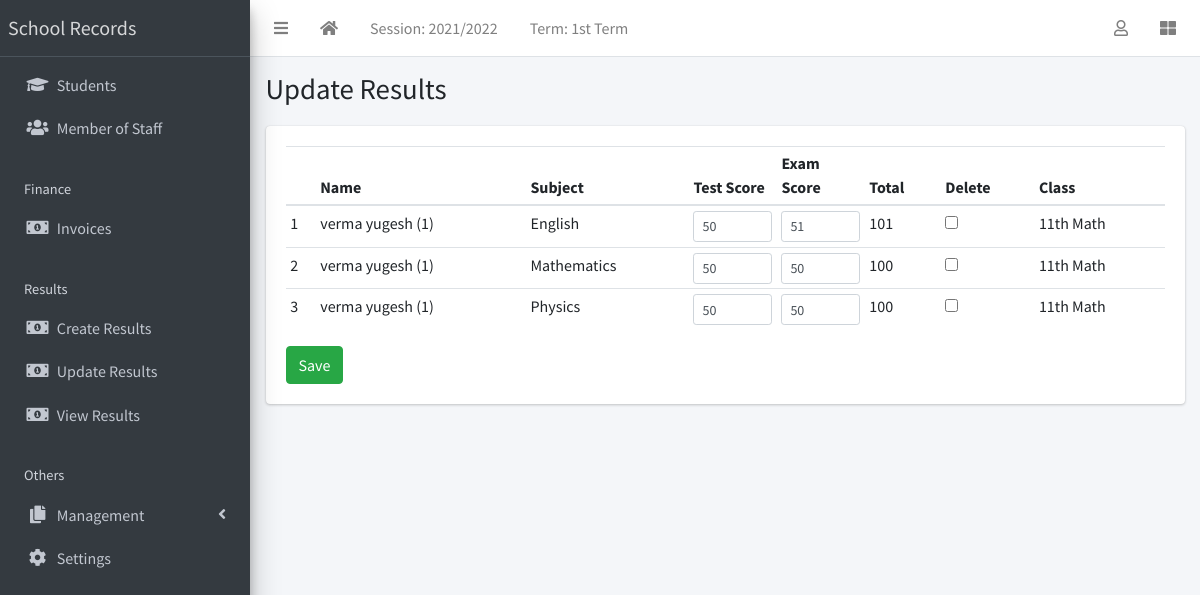
Screenshot of /result/edit-results/ (signed in) with the database file from the repository.
### apps/corecode/models.py (models this page shows, shortened)
class AcademicSession(models.Model):
    name = models.CharField(max_length=200, unique=True)
    current = models.BooleanField(default=True)
    class Meta:
        ordering = ["-name"]

class AcademicTerm(models.Model):
    name = models.CharField(max_length=20, unique=True)
    current = models.BooleanField(default=True)
    class Meta:
        ordering = ["name"]

class Subject(models.Model):
    name = models.CharField(max_length=200, unique=True)
    class Meta:
        ordering = ["name"]
    def __str__(self):
        return self.name

class StudentClass(models.Model):
    name = models.CharField(max_length=200, unique=True)
    class Meta:
        verbose_name = "Class"
        verbose_name_plural = "Classes"
        ordering = ["name"]
    def __str__(self):
        return self.name

### apps/result/models.py (models this page shows, shortened)
class Result(models.Model):
    student = models.ForeignKey(Student, on_delete=models.CASCADE)
    session = models.ForeignKey(AcademicSession, on_delete=models.CASCADE)
    term = models.ForeignKey(AcademicTerm, on_delete=models.CASCADE)
    current_class = models.ForeignKey(StudentClass, on_delete=models.CASCADE)
    subject = models.ForeignKey(Subject, on_delete=models.CASCADE)
    test_score = models.IntegerField(default=0)
    exam_score = models.IntegerField(default=0)
    class Meta:
        ordering = ["subject"]
    def total_score(self):
        return self.test_score + self.exam_score

### apps/students/models.py (models this page shows, shortened)
class Student(models.Model):
    STATUS_CHOICES = [("active", "Active"), ("inactive", "Inactive")]
    GENDER_CHOICES = [("male", "Male"), ("female", "Female")]
    current_status = models.CharField(
        max_length=10, choices=STATUS_CHOICES, default="active"
    )
    registration_number = models.CharField(max_length=200, unique=True)
    surname = models.CharField(max_length=200)
    firstname = models.CharField(max_length=200)
    other_name = models.CharField(max_length=200, blank=True)
    gender = models.CharField(max_length=10, choices=GENDER_CHOICES, default="male")
    date_of_birth = models.DateField(default=timezone.now)
    current_class = models.ForeignKey(
        StudentClass, on_delete=models.SET_NULL, blank=True, null=True
    )
    date_of_admission = models.DateField(default=timezone.now)
    mobile_num_regex = RegexValidator(
        regex="^[0-9]{10,15}$", message="Entered mobile number isn't in a right format!"
    )
    parent_mobile_number = models.CharField(
        validators=[mobile_num_regex], max_length=13, blank=True
    )
    address = models.TextField(blank=True)
    others = models.TextField(blank=True)
    passport = models.ImageField(blank=True, upload_to="students/passports/")
    class Meta:
        ordering = ["surname", "firstname", "other_name"]
    def __str__(self):
        return f"{self.surname} {self.firstname} {self.other_name} ({self.registration_number})"

### apps/result/views.py (the view)
# urls.py: path("edit-results/", edit_results, name="edit-results"),
@login_required
def edit_results(request):
    if request.method == "POST":
        form = EditResults(request.POST)
        if form.is_valid():
            form.save()
            messages.success(request, "Results successfully updated")
            return redirect("edit-results")
    else:
        results = Result.objects.filter(
            session=request.current_session, term=request.current_term
        )
        form = EditResults(queryset=results)
    return render(request, "result/edit_results.html", {"formset": form})

### apps/corecode/context_processors.py (called while the page is built)
def site_defaults(request):
    current_session = AcademicSession.objects.get(current=True)
    current_term = AcademicTerm.objects.get(current=True)
    vals = SiteConfig.objects.all()
    contexts = {
        "current_session": current_session.name,
        "current_term": current_term.name,
    }
    for val in vals:
        contexts[val.key] = val.value
    return contexts

### apps/result/templates/result/edit_results.html (shortened to what this page needs)
{% extends 'base.html' %}
{% load widget_tweaks %}
{% block title %}
Update Results
{% endblock title %}
{% block content %}
<form method="POST">
  <table id="studenttable" class="table table-sm">
    <thead>
      <tr>
        <th></th>
        <th>Name</th>
        <th>Subject</th>
        <th>Test Score</th>
        <th>Exam Score</th>
        <th>Total</th>
        <th>Delete</th>
        <th>Class</th>
      </tr>
    </thead>
    <tbody>
      {% for form in formset %}
        <tr>
          <td>{{forloop.counter }}</td>
          <td>{{form.instance.student }}</td>
          <td>{{form.instance.subject}}</td>
          <td style="width: 10%;">{{form.test_score | add_class:"form-control form-control-sm"}}</td>
          <td style="width: 10%;">{{form.exam_score | add_class:"form-control form-control-sm"}}</td>
          <td>{{form.instance.total_score}}</td>
          <td>{{form.DELETE}}</td>
          <td>{{form.instance.current_class}}</td>
        </tr>
      {% endfor %}
    </tbody>
  </table>
  <input type="submit" class="btn btn-success" value="Save">
  </form>
{% endblock content %}

### templates/base.html (shortened to what this page needs)
{% load static %}
<!DOCTYPE html>
<html lang="en">
<head>
  <link rel="stylesheet" href="{% static 'plugins/fontawesome-free/css/all.min.css' %}">
  <link rel="stylesheet" href="{% static 'plugins/toastr/toastr.min.css' %}">
  <link rel="stylesheet"
    href="{% static 'plugins/overlayScrollbars/css/OverlayScrollbars.min.css' %}">
  <link rel="stylesheet" href="{% static 'plugins/Datatables/datatables.min.css' %}" />
  <link rel="stylesheet" href="{% static 'dist/css/adminlte.min.css' %}">
</head>
<body
  class="hold-transition sidebar-mini layout-fixed layout-navbar-fixed layout-footer-fixed">
  <div class="wrapper">
    <nav class="main-header navbar navbar-expand navbar-white navbar-light">
      <ul class="navbar-nav">
        <li class="nav-item">
          <a class="nav-link" data-widget="pushmenu" href="#" role="button"><i
              class="fas fa-bars"></i></a>
        </li>
        <li class="nav-item d-none d-sm-inline-block">
          <a href="{% url 'home' %} " class="nav-link"><i class="fa fa-home"></i></a>
        </li>
        <li class="nav-item d-none d-sm-inline-block">
          <a href="{% url 'current-session' %}" class="nav-link">Session: {{ current_session }}</a>
        </li>
        <li class="nav-item d-none d-sm-inline-block">
          <a href="{% url 'current-session' %}" class="nav-link">Term: {{ current_term }}</a>
        </li>
      </ul>
      <ul class="navbar-nav ml-auto">
        <li class="nav-item dropdown">
          <a class="nav-link" data-toggle="dropdown" href="#">
            <i class="far fa-user"></i>
          </a>
        </li>
        <li class="nav-item">
          <a class="nav-link" data-widget="control-sidebar" data-slide="true"
            href="#" role="button"><i class="fas fa-th-large"></i></a>
        </li>
      </ul>
    </nav>
    <aside class="main-sidebar sidebar-dark-primary elevation-4">
      <a href="{% url 'home' %}" class="brand-link">School Records</a>
      <div class="sidebar">
        <nav class="mt-2">
          <ul class="nav nav-pills nav-sidebar flex-column"
            data-widget="treeview" role="menu" data-accordion="false">
            <li class="nav-item">
              <a href="{% url 'student-list' %}" class="nav-link">
                <i class="nav-icon fas fa-graduation-cap"></i>
                <p>
                  Students
                </p>
              </a>
            </li>
            <li class="nav-item">
              <a href="{% url 'staff-list' %}" class="nav-link">
                <i class="nav-icon fas fa-users"></i>
                <p>
                  Member of Staff
                </p>
              </a>
            </li>
            <li class="nav-header">Finance</li>
            <li class="nav-item">
              <a href="{% url 'invoice-list' %}" class="nav-link">
                <i class="nav-icon fas fa-money-bill-alt"></i>
                <p>
                  Invoices
                </p>
              </a>
            </li>
            <li class="nav-header">Results</li>
            <li class="nav-item">
              <a href="{% url 'create-result' %}" class="nav-link">
                <i class="nav-icon fas fa-money-bill-alt"></i>
                <p>
                  Create Results
                </p>
              </a>
            </li>
            <li class="nav-item">
              <a href="{% url 'edit-results' %}" class="nav-link">
                <i class="nav-icon fas fa-money-bill-alt"></i>
                <p>
                  Update Results
                </p>
              </a>
            </li>
            <li class="nav-item">
              <a href="{% url 'view-results' %}" class="nav-link">
                <i class="nav-icon fas fa-money-bill-alt"></i>
                <p>
                  View Results
                </p>
              </a>
            </li>
            <li class="nav-header">Others</li>
            <li class="nav-item has-treeview">
              <a href="#" class="nav-link">
                <i class="nav-icon fas fa-copy"></i>
                <p>
                  Management
                  <i class="fas fa-angle-left right"></i>
                </p>
              </a>
            </li>
            <li class="nav-item">
              <a href="{% url 'configs' %}" class="nav-link">
                <i class="nav-icon fas fa-cog"></i>
                <p>
                  Settings
                </p>
              </a>
            </li>
          </ul>
        </nav>
      </div>
    </aside>
    <div class="content-wrapper">
      <section class="content-header">
        <div class="container-fluid">
          <div class="row mb-1">
            <div class="col-sm-8">
              <h1>{% block title %}{% endblock title %}</h1>
            </div>
            <div class="col-sm-4">
            </div>
          </div>
        </div>
      </section>
      <section class="content">
        <div class="container-fluid">
          <div class="row">
            <div class="col-md-12">
              {% block fullcard %}
              <div class="card">
                <div class="card-body">
                  <div class="row">
                    <div class="col">
                      {% block content %}
                      {% endblock content %}
                    </div>
                  </div>
                </div>
              </div>
              {% endblock fullcard %}
            </div>
          </div>
        </div>
      </section>
    </div>
  </div>
</body>
</html>

### rows the page displays
AcademicSession: name "2021/2022"
AcademicTerm: name "1st Term"
Result: instance.student "verma yugesh (1)", instance.subject "English", instance.total_score "101", instance.current_class "11th Math"
Result: instance.student "verma yugesh (1)", instance.subject "Mathematics", instance.total_score "100", instance.current_class "11th Math"
Result: instance.student "verma yugesh (1)", instance.subject "Physics", instance.total_score "100", instance.current_class "11th Math"
